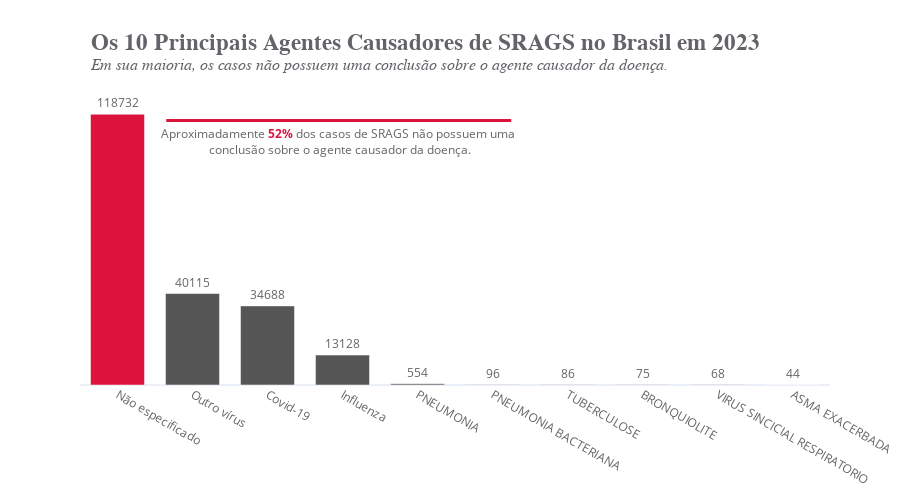

This figure's notebook cell:
### Code cell
# Adicionando a figure
fig = go.Figure()

# Criando o gráfico de barras
fig.add_trace(go.Bar(x=df_doencas_mais_comuns["Doenças"],
                     y=df_doencas_mais_comuns["Quantidade"],
                     text=df_doencas_mais_comuns["Quantidade"],
                     textposition='outside'))

# Atualizando os traços
fig.update_traces(textfont_size=12, 
                  textangle=0, 
                  textposition="outside", 
                  cliponaxis=False,
                  marker_color=['crimson', '#555655', '#555655', '#555655', 
                                '#555655', '#555655', '#555655', '#555655',
                                '#555655', '#555655'])

# Atualizando o layout
fig.update_layout(
    title='<b>Os 10 Principais Agentes Causadores de SRAGS no Brasil em 2023</b><br><sup><i>Em sua maioria, os casos não possuem uma conclusão sobre o agente causador da doença.</i></sup>',
    title_font=dict(size=23, family="Arial"),
    font_color='#646369',
    bargap=0.20,
    bargroupgap=0.1,
    template='plotly_white',
    legend=dict(yanchor="top", y=0.90, xanchor="left", x=0.01, title=None),
    yaxis=dict(showticklabels=False, showgrid=False),
    xaxis=dict(showgrid=False),
    title_x=0.1,
    width=910,
    height=500
)

# Adicionando o texto
fig.add_annotation(x=2.96, y=85000,
                   text="Aproximadamente <span style='color: crimson;'><b>52%</b></span> dos casos de SRAGS não possuem uma <br>conclusão sobre o agente causador da doença.",
                   showarrow=False,
                   yshift=50)

# Adicionando a linha
fig.add_shape(type="line",
    x0=0.65, y0=116000, x1=5.25, y1=116000,
    line=dict(color="crimson",width=3)
)

### Figure 1 — Plotly figure (JSON) as saved in the notebook; plotly's stock layout.template omitted (floating-point values rounded to 4 significant figures)
{"data": [{"cliponaxis": false, "marker": {"color": ["crimson", "#555655", "#555655", "#555655", "#555655", "#555655", "#555655", "#555655", "#555655", "#555655"]}, "text": [118732, 40115, 34688, 13128, 554, 96, 86, 75, 68, 44], "textangle": 0, "textfont": {"size": 12}, "textposition": "outside", "type": "bar", "x": ["Não especificado", "Outro vírus", "Covid-19", "Influenza", "PNEUMONIA", "PNEUMONIA BACTERIANA", "TUBERCULOSE", "BRONQUIOLITE", "VIRUS SINCICIAL RESPIRATORIO", "ASMA EXACERBADA"], "y": [118732, 40115, 34688, 13128, 554, 96, 86, 75, 68, 44]}], "layout": {"annotations": [{"showarrow": false, "text": "Aproximadamente <span style='color: crimson;'><b>52%</b></span> dos casos de SRAGS não possuem uma <br>conclusão sobre o agente causador da doença.", "x": 2.96, "y": 85000, "yshift": 50}], "bargap": 0.2, "bargroupgap": 0.1, "font": {"color": "#646369"}, "height": 500, "legend": {"title": {}, "x": 0.01, "xanchor": "left", "y": 0.9, "yanchor": "top"}, "shapes": [{"line": {"color": "crimson", "width": 3}, "type": "line", "x0": 0.65, "x1": 5.25, "y0": 116000, "y1": 116000}], "title": {"font": {"family": "Arial", "size": 23}, "text": "<b>Os 10 Principais Agentes Causadores de SRAGS no Brasil em 2023</b><br><sup><i>Em sua maioria, os casos não possuem uma conclusão sobre o agente causador da doença.</i></sup>", "x": 0.1}, "width": 910, "xaxis": {"showgrid": false}, "yaxis": {"showgrid": false, "showticklabels": false}}}
